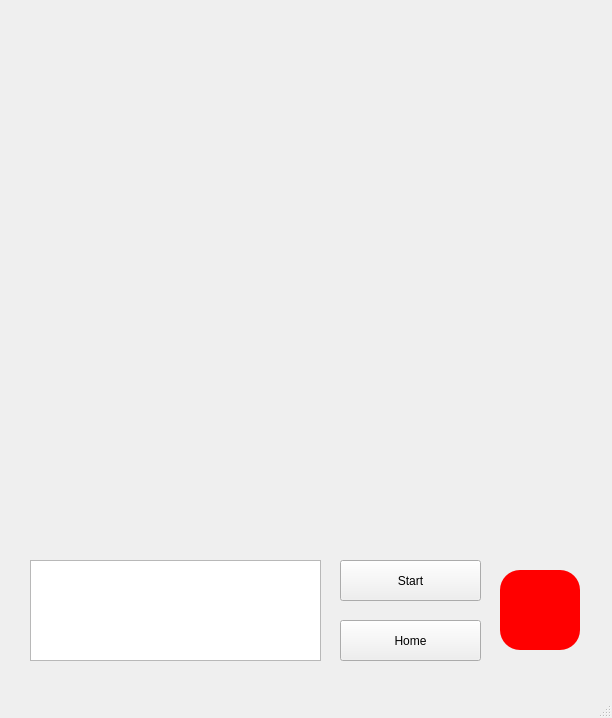
<?xml version="1.0" encoding="UTF-8"?>
<ui version="4.0">
 <class>MainWindow</class>
 <widget class="QMainWindow" name="MainWindow">
  <property name="geometry">
   <rect>
    <x>0</x>
    <y>0</y>
    <width>612</width>
    <height>718</height>
   </rect>
  </property>
  <property name="windowTitle">
   <string>MainWindow</string>
  </property>
  <widget class="QWidget" name="centralwidget">
   <widget class="QLabel" name="label_image">
    <property name="geometry">
     <rect>
      <x>20</x>
      <y>10</y>
      <width>571</width>
      <height>521</height>
     </rect>
    </property>
    <property name="text">
     <string/>
    </property>
    <property name="alignment">
     <set>Qt::AlignCenter</set>
    </property>
   </widget>
   <widget class="QPushButton" name="start_button">
    <property name="geometry">
     <rect>
      <x>340</x>
      <y>560</y>
      <width>141</width>
      <height>41</height>
     </rect>
    </property>
    <property name="text">
     <string>Start</string>
    </property>
   </widget>
   <widget class="QTextEdit" name="show_total">
    <property name="geometry">
     <rect>
      <x>30</x>
      <y>560</y>
      <width>291</width>
      <height>101</height>
     </rect>
    </property>
   </widget>
   <widget class="QWidget" name="led_indicator" native="true">
    <property name="geometry">
     <rect>
      <x>500</x>
      <y>570</y>
      <width>80</width>
      <height>80</height>
     </rect>
    </property>
    <property name="styleSheet">
     <string notr="true">background-color: red; border-radius: 20px;</string>
    </property>
   </widget>
   <widget class="QPushButton" name="return_button">
    <property name="geometry">
     <rect>
      <x>340</x>
      <y>620</y>
      <width>141</width>
      <height>41</height>
     </rect>
    </property>
    <property name="text">
     <string>Home</string>
    </property>
   </widget>
  </widget>
  <widget class="QMenuBar" name="menubar">
   <property name="geometry">
    <rect>
     <x>0</x>
     <y>0</y>
     <width>612</width>
     <height>22</height>
    </rect>
   </property>
  </widget>
  <widget class="QStatusBar" name="statusbar"/>
 </widget>
 <resources/>
 <connections/>
</ui>
